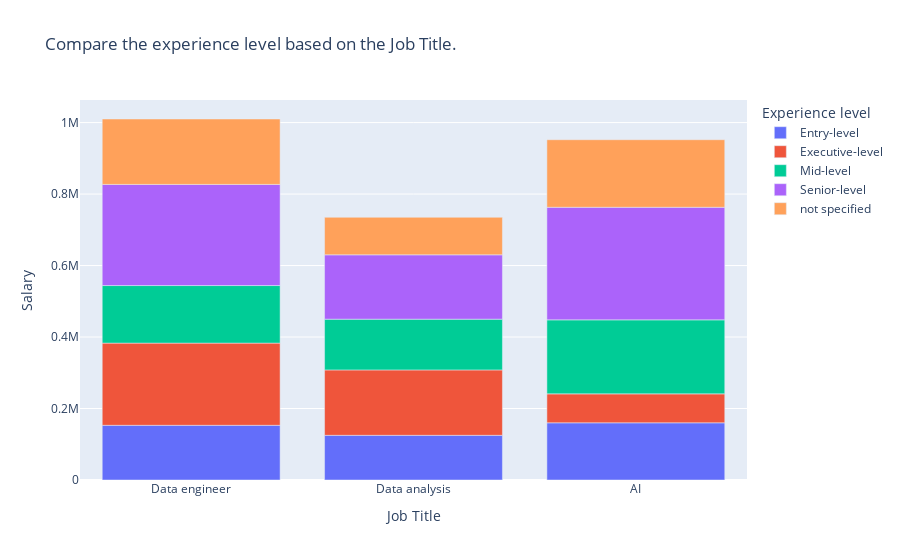

Notebook code cell kept with this figure:
### Code cell
long_df = new_df
fig = ex.bar(long_df, x="Job Title", y="Salary", color="Experience level", title="Compare the experience level based on the Job Title.")
fig.show()

### Figure 1 — Plotly figure (JSON) as saved in the notebook; plotly's stock layout.template omitted (floating-point values rounded to 4 significant figures)
{"data": [{"alignmentgroup": "True", "hovertemplate": "Experience level=Entry-level<br>Job Title=%{x}<br>Salary=%{y}<extra></extra>", "legendgroup": "Entry-level", "marker": {"color": "#636efa", "pattern": {"shape": ""}}, "name": "Entry-level", "offsetgroup": "Entry-level", "orientation": "v", "showlegend": true, "textposition": "auto", "type": "bar", "x": ["Data engineer", "Data analysis", "AI"], "xaxis": "x", "y": [153000, 125000, 160000], "yaxis": "y"}, {"alignmentgroup": "True", "hovertemplate": "Experience level=Executive-level<br>Job Title=%{x}<br>Salary=%{y}<extra></extra>", "legendgroup": "Executive-level", "marker": {"color": "#EF553B", "pattern": {"shape": ""}}, "name": "Executive-level", "offsetgroup": "Executive-level", "orientation": "v", "showlegend": true, "textposition": "auto", "type": "bar", "x": ["Data engineer", "Data analysis", "AI"], "xaxis": "x", "y": [230000, 183000, 81000], "yaxis": "y"}, {"alignmentgroup": "True", "hovertemplate": "Experience level=Mid-level<br>Job Title=%{x}<br>Salary=%{y}<extra></extra>", "legendgroup": "Mid-level", "marker": {"color": "#00cc96", "pattern": {"shape": ""}}, "name": "Mid-level", "offsetgroup": "Mid-level", "orientation": "v", "showlegend": true, "textposition": "auto", "type": "bar", "x": ["Data engineer", "Data analysis", "AI"], "xaxis": "x", "y": [161000, 142000, 207000], "yaxis": "y"}, {"alignmentgroup": "True", "hovertemplate": "Experience level=Senior-level<br>Job Title=%{x}<br>Salary=%{y}<extra></extra>", "legendgroup": "Senior-level", "marker": {"color": "#ab63fa", "pattern": {"shape": ""}}, "name": "Senior-level", "offsetgroup": "Senior-level", "orientation": "v", "showlegend": true, "textposition": "auto", "type": "bar", "x": ["Data engineer", "Data analysis", "AI"], "xaxis": "x", "y": [283000, 180000, 315000], "yaxis": "y"}, {"alignmentgroup": "True", "hovertemplate": "Experience level=not specified<br>Job Title=%{x}<br>Salary=%{y}<extra></extra>", "legendgroup": "not specified", "marker": {"color": "#FFA15A", "pattern": {"shape": ""}}, "name": "not specified", "offsetgroup": "not specified", "orientation": "v", "showlegend": true, "textposition": "auto", "type": "bar", "x": ["Data engineer", "Data analysis", "AI"], "xaxis": "x", "y": [183000, 105000, 189000], "yaxis": "y"}], "layout": {"barmode": "relative", "legend": {"title": {"text": "Experience level"}, "tracegroupgap": 0}, "title": {"text": "Compare the experience level based on the Job Title."}, "xaxis": {"anchor": "y", "domain": [0, 1], "title": {"text": "Job Title"}}, "yaxis": {"anchor": "x", "domain": [0, 1], "title": {"text": "Salary"}}}}
